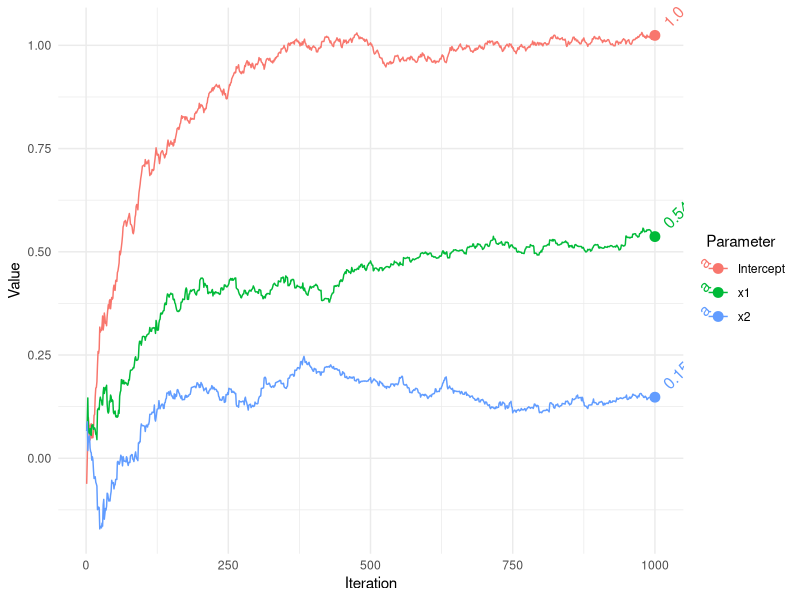
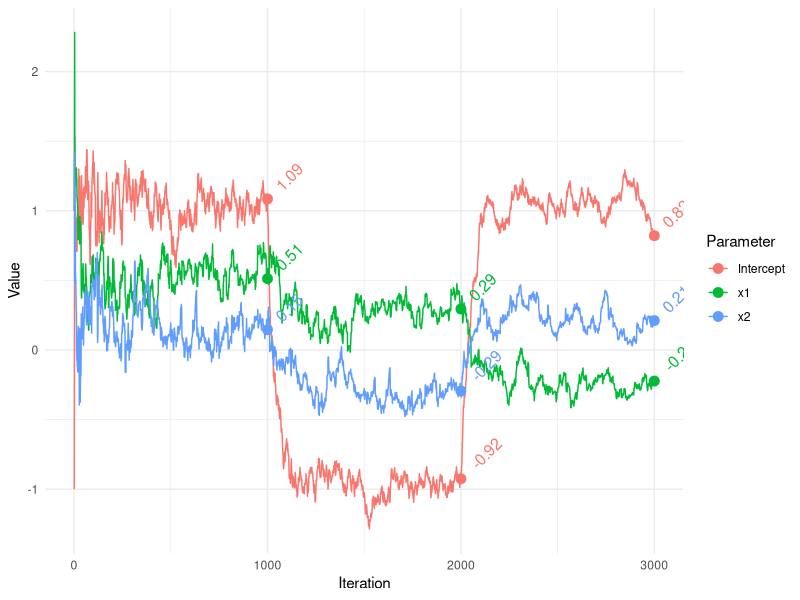

Source code (R) for these figures, in order:
## ---- chunk 1
library(tidyverse)

set.seed(1234)

n  = 1000
x1 = rnorm(n)
x2 = rnorm(n)
y  = 1 + .5*x1 + .2*x2 + rnorm(n)
X  = cbind(Intercept = 1, x1, x2)
## ---- chunk 2
sgd = function(
  par,                                      # parameter estimates
  X,                                        # model matrix
  y,                                        # target variable
  stepsize = 1,                             # the learning rate
  stepsizeTau = 0,                          # if > 0, a check on the LR at early iterations
  average = FALSE
){
  
  # initialize
  beta = par
  names(beta) = colnames(X)
  betamat = matrix(0, nrow(X), ncol = length(beta))      # Collect all estimates
  fits = NA                                              # fitted values
  s = 0                                                  # adagrad per parameter learning rate adjustment
  loss = NA                                              # Collect loss at each point
  
  for (i in 1:nrow(X)) {
    Xi   = X[i, , drop = FALSE]
    yi   = y[i]
    LP   = Xi %*% beta                                   # matrix operations not necessary, 
    grad = t(Xi) %*% (LP - yi)                           # but makes consistent with the  standard gd
    s    = s + grad^2
    beta = beta - stepsize * grad/(stepsizeTau + sqrt(s))     # adagrad approach
    
    if (average & i > 1) {
      beta =  beta - 1/i * (betamat[i - 1, ] - beta)          # a variation
    } 
    
    betamat[i,] = beta
    fits[i]     = LP
    loss[i]     = (LP - yi)^2
  }
  
  LP = X %*% beta
  lastloss = crossprod(LP - y)
  
  list(
    par    = beta,                                       # final estimates
    parvec = betamat,                                    # all estimates
    loss   = loss,                                       # observation level loss
    RMSE   = sqrt(sum(lastloss)/nrow(X)),
    fitted = fits
  )
}
## ---- chunk 3
init = rep(0, 3)
## ---- chunk 4
sgd_result = sgd(
  init,
  X = X,
  y = y,
  stepsize = .1,
  stepsizeTau = .5,
  average = FALSE
)

str(sgd_result)

sgd_result$par
## ---- chunk 5
# summary(lm(y ~ x1 + x2))
coef1 = coef(lm(y ~ x1 + x2))

rbind(
  sgd_result = sgd_result$par[, 1],
  lm = coef1
)
## ---- chunk 6
library(tidyverse)

gd = data.frame(sgd_result$parvec) %>% 
  mutate(Iteration = 1:n())

gd = gd %>%
  pivot_longer(cols = -Iteration,
               names_to = 'Parameter',
               values_to = 'Value') %>%
  mutate(Parameter = factor(Parameter, labels = colnames(X)))

ggplot(aes(
  x = Iteration,
  y = Value,
  group = Parameter,
  color = Parameter
),
data = gd) +
  geom_path() +
  geom_point(data = filter(gd, Iteration == n), size = 3) +
  geom_text(
    aes(label = round(Value, 2)),
    hjust = -.5,
    angle = 45,
    size  = 4,
    data  = filter(gd, Iteration == n)
  ) +
  theme_minimal()
## ---- chunk 7
set.seed(1234)

n2   = 1000
x1.2 = rnorm(n2)
x2.2 = rnorm(n2)
y2 = -1 + .25*x1.2 - .25*x2.2 + rnorm(n2)
X2 = rbind(X, cbind(1, x1.2, x2.2))
coef2 = coef(lm(y2 ~ x1.2 + x2.2))
y2 = c(y, y2)

n3    = 1000
x1.3  = rnorm(n3)
x2.3  = rnorm(n3)
y3    = 1 - .25*x1.3 + .25*x2.3 + rnorm(n3)
coef3 = coef(lm(y3 ~ x1.3 + x2.3))

X3 = rbind(X2, cbind(1, x1.3, x2.3))
y3 = c(y2, y3)

## ---- chunk 8
sgd_result2 = sgd(
  init,
  X = X3,
  y = y3,
  stepsize = 1,
  stepsizeTau = 0,
  average = FALSE
)

str(sgd_result2)
## ---- chunk 9
sgd_result2$parvec[c(n, n + n2, n + n2 + n3), ]
rbind(coef1, coef2, coef3)
## ---- chunk 10
gd = data.frame(sgd_result2$parvec) %>% 
  mutate(Iteration = 1:n())

gd = gd %>% 
  pivot_longer(cols = -Iteration,
               names_to = 'Parameter', 
               values_to = 'Value') %>% 
  mutate(Parameter = factor(Parameter, labels = colnames(X)))


ggplot(aes(x = Iteration,
           y = Value,
           group = Parameter,
           color = Parameter
           ),
       data = gd) +
  geom_path() +
  geom_point(data = filter(gd, Iteration %in% c(n, n + n2, n + n2 + n3)),
             size = 3) +
  geom_text(
    aes(label = round(Value, 2)),
    hjust = -.5,
    angle = 45,
    data = filter(gd, Iteration %in% c(n, n + n2, n + n2 + n3)),
    size = 4,
    show.legend = FALSE
  ) +
  theme_minimal()
